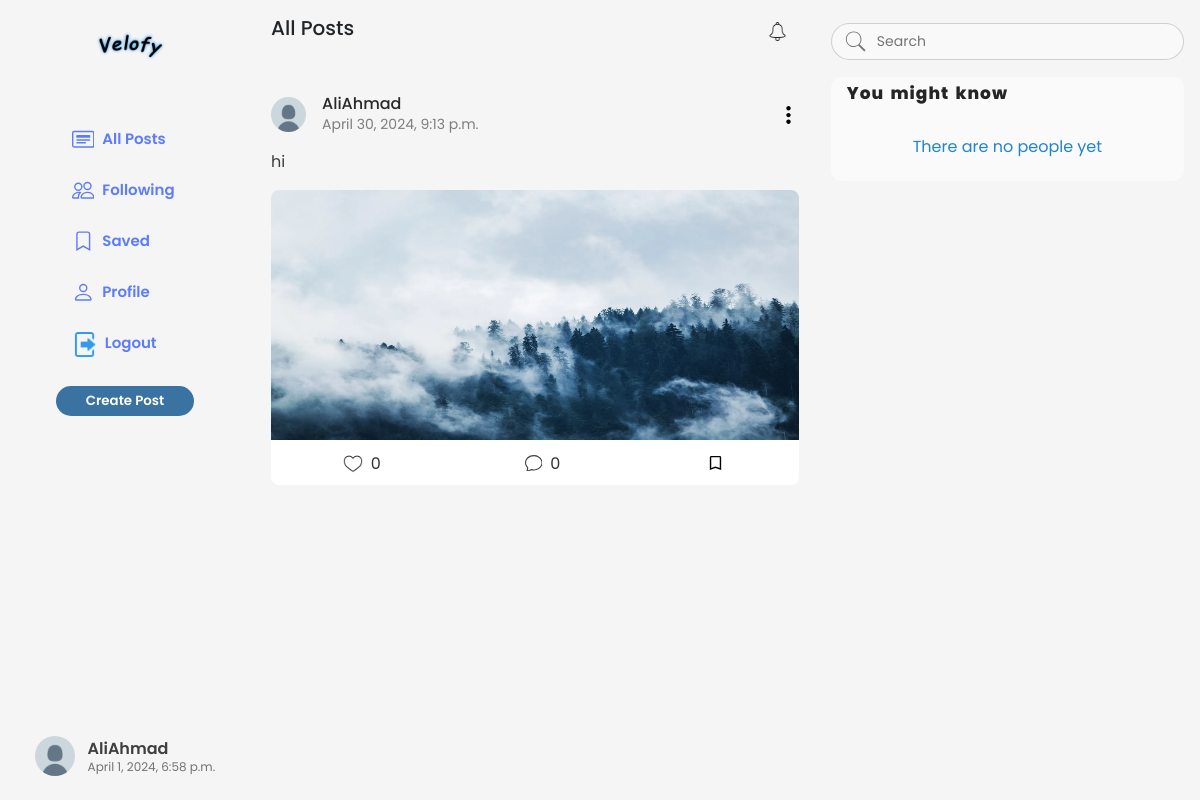
The app's page / (signed in) with its own data.
### accounts/models.py (models this page shows)
class MyUser(AbstractUser):
    image_profile=models.ImageField(upload_to='users_photo/',blank=True,null=True)
    cover_profile=models.ImageField(upload_to='users_photo/',blank=True,null=True)
    bio=models.TextField(max_length=160,blank=True,null=True)
    follow=models.ManyToManyField('self',through='Contact',related_name='followers',symmetrical=False)

### social_app/models.py (models this page shows, shortened)
class Post(models.Model):
    user=models.ForeignKey(settings.AUTH_USER_MODEL,related_name='posts_created',on_delete=models.CASCADE)
    content=models.TextField(max_length=500)
    image=models.ImageField(upload_to="images/%Y/%m/%d/",blank=True,null=True)
    created=models.DateTimeField(auto_now_add=True)
    updated=models.DateTimeField(auto_now=True)
    saves=models.ManyToManyField(settings.AUTH_USER_MODEL,blank=True,related_name="user_saves")
    likes=models.ManyToManyField(settings.AUTH_USER_MODEL,blank=True,related_name='user_likes')
    class Meta:
        ordering=['-created']
        indexes=[models.Index(fields=['-created']),]

### social_app/views.py (the view)
# urls.py: path('',views.home,name='home')
@login_required
def home(request):
    form=PostModelForm()
    posts=Post.objects.all()
    followers=Contact.objects.filter(user_from=request.user).values('user_to_id')
    arr_id=[i['user_to_id'] for i in followers]
    arr_id.append(request.user.id)
    suggestion=Contact.objects.filter(user_from__in=arr_id).exclude(user_to__in=arr_id).order_by('?')[:5]
    actions=Action.objects.exclude(user=request.user)
    following_ids=[i['user_to_id'] for i in followers]
    if following_ids:
        actions=actions.filter(user_id__in=following_ids)
    actions=actions[:8]
    return render(request,'social_app/home.html',{'posts':posts,'form':form,'suggestion':suggestion,'actions':actions})

### social_app/forms.py
class PostModelForm(forms.ModelForm):
    class Meta:
        model = Post
        fields = ['content', 'image']
        widgets = {
            'content': forms.Textarea(attrs={'rows':4,'placeholder':"What's happening?"}),
        }

### templates/social_app/home.html (shortened to what this page needs)
{% extends 'index.html' %}
{% load static %}
{% block content %}
<body style=" background-color: rgb(1 4 8 / 4%);font-family: 'Poppins', sans-serif;">
    <div class="base">
        {% include 'social_app/aside-bar.html' %}
        <div class="inside-base">
            <main class="main ">
                <div class="notific">
                    <h5> All Posts</h5>
                    <div class="img-menu">
                        <img src="{% static 'images/notifi.png' %}" alt="notifi_img" class="notifi_img">
                    </div>
                </div>
                <div class="posts">
                    {% for post in posts %}
                    <div class="post" id="{{post.id}}">
                        <div class="information">
                            <div class="left-info">
                                    {% if post.user.image_profile %}
                                    <img src="{{post.user.image_profile.url}}" alt="creator-image">
                                    {% else %}
                                    <img src="{% static 'images/no_pic.png' %}" alt="creator-image">
                                    {% endif %}
                                    <div class="text-info">
                                        <a href="{% url 'profile_user' post.user.id %}" style="text-decoration: none;"><p class="username">{{post.user.username}}</p></a>
                                        <p class="publish">{{post.created}}</p>
                                    </div>
                            </div>
                            {% if request.user == post.user %}
                            <div class="right-info">
                                <img src="{% static 'images/three-dots-svgrepo-com.svg' %}" alt="three-dots-svgrepo-com" >
                            </div>
                            {% endif %}
                        </div>
                        <div class="post-content">
                            <p class="post-content-text">{{post.content}}</p>
                            <div class="img-interact-container">
                                {% if post.image %}
                                <img src="{{post.image.url}}" alt="images-post">
                                {% endif %}
                                <div class="interact">
                                    <button class="like" data-pid="{{post.id}}"
                                    onclick="like_post(this);"
                                    {% if request.user in post.likes.all %}
                                    data-action='dislike'
                                    {% else %}
                                    data-action='like'
                                    {% endif %}
                                    >
                                        {% if request.user in post.likes.all %}
                                        <img src="{% static 'images/icons8-heart-24.png' %}" alt="like">
                                        {% else %}
                                        <img src="{% static 'images/icons8-heart-50.png' %}" alt="" class="liked">
                                        {% endif %}
                                        {% with post.likes.count as total_likes %}
                                            <span class="number-likes" > {{total_likes}}</span>
                                        {% endwith %}
                                    </button>
                                    <div class="comment" onclick="opencomment(this);" >
                                        {% with post.post_comments.count as total_comments %}
                                        <span class="number-comments">{{total_comments}}</span>
                                        {% endwith %}
                                    </div>
                                    <div class="save" onclick="save_post(this);" data-pid="{{post.id}}"
                                    {% if request.user in post.saves.all %}
                                    data-action='disave'
                                    {% else %}
                                    data-action='save'
                                    {% endif %}
                                        >
                                        {% if request.user in post.saves.all %}
                                        <img src="{% static 'images/icons8-bookmark2.svg' %}" alt="unsave" style="width: 17px;height: 18px;">
                                        {% else %}
                                        <img src="{% static 'images/icons8-bookmark.svg' %}" alt="save" style="width: 17px;height: 18px;">
                                        {% endif %}
                                    </div>
                                </div>
                            </div>
                        </div>
                    </div>
                    {% endfor %}
                </div>
            </main>
            {% include 'social_app/right_section.html' %}
        </div>
    </div>
</body>
{% endblock content %}

### templates/social_app/aside-bar.html (shortened to what this page needs)
{% load static %}
<aside class="side-bar">
    <div class="side-content">
        <div>
            <img src="{% static 'images/logo.png' %}"  class="logo" alt="logo">
            <ul>
                <li>
                    <a href="{% url 'home' %}">
                        <span>All Posts</span>
                    </a>
                </li>
                <li>
                    <a href="{% url 'following' %}">
                        <span>Following</span>
                    </a>
                </li>
                <li>
                    <a href="{% url 'saves' %}">
                        <svg width="1.5em" height="1.5em" viewBox="0 0 16 16" class="bi bi-bookmark" fill="currentColor" xmlns="http://www.w3.org/2000/svg">
                            <path fill-rule="evenodd" d="M8 12l5 3V3a2 2 0 0 0-2-2H5a2 2 0 0 0-2 2v12l5-3zm-4 1.234l4-2.4 4 2.4V3a1 1 0 0 0-1-1H5a1 1 0 0 0-1 1v10.234z"></path>
                          </svg>
                          <span>Saved</span>
                    </a>
                </li>
                <li>
                    <a href="{% url 'profile_user' request.user.id %}">
                        <span>Profile</span>
                    </a>
                </li>
                <li>
                    <form action="{% url 'logout' %}" method="post">
                    <button type="submit">
                        <img src="{% static 'images/logout.png' %}" alt="logout.png" >
                        <span>Logout</span>
                    </button>
                    </form>
                </li>
                <button class="create_post">Create Post</button>
            </ul>
        </div>
    </div>
    <div class="person">
        {% if request.user.image_profile %}
        <img src="{{request.user.image_profile.url}}" alt="username photo" width="50px">
        {% else %}
        <img src="{% static 'images/no_pic.png' %}" alt="username photo" width="50px">
        {% endif %}
        <div>
            <p class="username">{{request.user}}</p>
            <p class="date">{{request.user.date_joined|date:"DATETIME_FORMAT"}}</p>
        </div>
    </div>
</aside>

### static/css/style.css (style rules this page uses)
*, *::after, *::before { padding: 0; margin: 0; box-sizing: border-box; }

### static/css/home_style.css (style rules this page uses)
*, *::after, *::before { padding: 0; margin: 0; box-sizing: border-box; }
a { text-decoration: none; }
li a { text-decoration: none; }
ul { list-style-type: none; }
.base { display: grid; grid-template-columns: 18rem auto; }
.side-bar { width: 250px; height: 100vh; position: fixed; display: flex; flex-direction: column; justify-content: space-between; align-items: center; padding: .5rem 0; }
.side-bar .side-content div { display: flex; flex-direction: column; justify-content: center; align-items: center; width: 160px; }
.side-content .logo { object-fit: fill; width: 180px; height: 180px; margin-top: -3.5rem; }
.side-content ul { text-align: center; padding: 1rem .5rem; margin-top: -3rem; }
.side-content ul li { margin: 1.777rem 0; font-size: 15px; font-weight: 600; }
.side-content ul li a, .side-content ul li button { display: flex; gap: .5rem; margin-left: 1rem; color: #5C7CFA; }
.side-content ul li button { border: none; font-weight: 600; font-size: 15px; color: #5C7CFA; background-color: transparent; }
.side-content ul li img { width: 25px; height: 25px; object-fit: cover; }
.side-content .create_post { padding: 5px 30px; border: none; background-color: rgb(58, 114, 162); color: white; text-decoration: none; border-radius: 20px; font-size: smaller; font-weight: 600; }
.person { display: flex; justify-content: center; align-items: center; gap: .8rem; margin-bottom: 1rem; }
.person img { width: 40px; height: 40px; border-radius: 50%; object-fit: cover; }
.person p { margin: auto; }
.person p.username { font-weight: 600; font-size: 16px; color: rgba(0, 0, 0, 0.746); }
.person p.date { color: #505050c9; font-weight: 400; margin-top: -3px; font-size: 12px; }
.main { width: 60%; height: 100%; padding: 1rem; }
.main .notific { display: flex; justify-content: space-between; height: 30px; margin-bottom: 3rem; }
.main .notific .img-menu { display: flex; justify-content: center; align-items: center; }
.main .notific img.notifi_img { width: 25px; height: 25px; cursor: pointer; padding: 3px; margin-right: 9px; }
.posts .post { margin: 20px 0; }
.posts .post .information { display: flex; justify-content: space-between; align-items: center; }
.posts .post .information .left-info { display: flex; justify-content: center; align-items: center; gap: 1rem; }
.posts .post .information .left-info img { width: 35px; height: 35px; border-radius: 50%; object-fit: cover; }
.information .left-info .text-info p { margin: 0; line-height: 20px; }
.text-info p.username { font-weight: 500; color: rgba(0, 0, 0, 0.837); }
.text-info p.publish { color: rgba(99, 99, 99, 0.817); font-size: 14px; }
.right-info img { width: 21px; height: 18px; transform: rotate(90deg); cursor: pointer; }
.post .post-content { border-radius: 8px; padding-top: 1rem; font-weight: 400; color: #000000c0; }
.post-content .img-interact-container { border-radius: 8px; background-color: #ffffff; }
.post .post-content img { width: 100%; max-height: 250px; border-radius: 8px 8px 0 0; }
.post .post-content .interact { display: flex; justify-content: space-around; align-items: center; padding: .6rem 0; }
.interact .like, .interact .comment { display: flex; justify-content: space-around; align-items: center; gap: .5rem; cursor: pointer; border: none; background-color: transparent; }
.interact .save { cursor: pointer; padding: 1px 3px; }
.interact .like img { width: 20px; height: 20px; }
.like .number-likes, .comment .number-comments { color: rgba(12, 12, 12, 0.833); position: relative; top: 1px; }
.inside-base { width: calc(100% - 255px); display: flex; position: absolute; left: 255px; }
.post .right-info { position: relative; }

### records on screen
MyUser: user "AliAhmad", user.date_joined "April 1, 2024, 6:58 p.m."
Post: user.username "AliAhmad", created "April 30, 2024, 9:13 p.m.", content "hi", image (picture), likes.count "0", post_comments.count "0"
